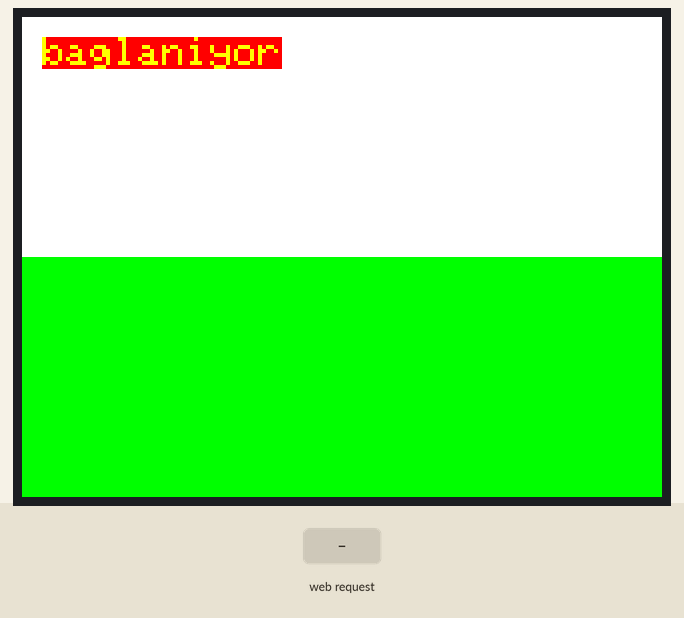
A sketch run on a simulated ESP8266 (Wemos D1 mini). Parts: 320×240 colour display. Inputs (shaded band) come from the test bench. WiFi joins after 1.5 s; servers stay silent unless stated; storage starts empty; what the sketch prints to the serial monitor is not drawn.

Above: at 0.3 s.
At 4.4 s:
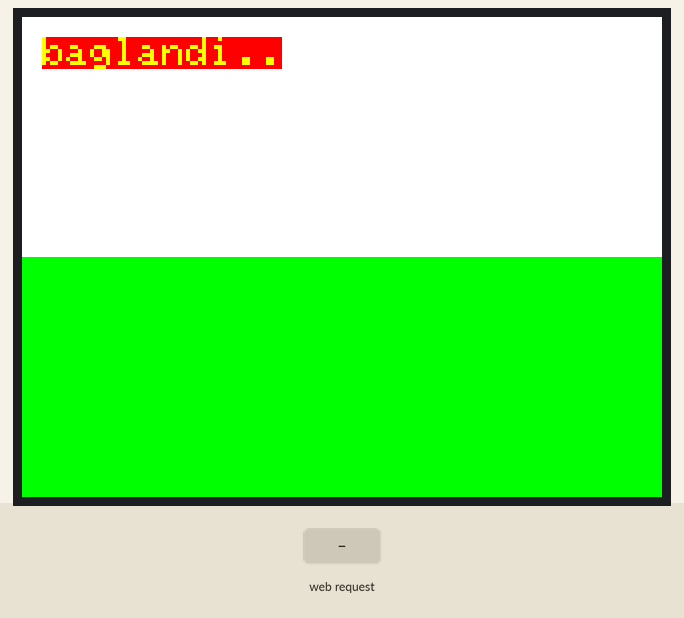
4.5 s: HTTP request GET /jsData.html received
At 5.5 s:
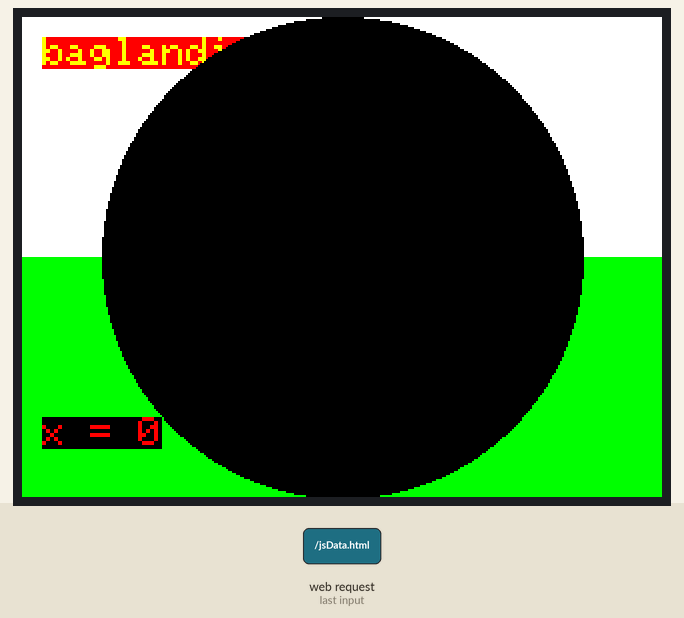
Timing chart, 0 to 7.5 s (numbered marks = the images above; inputs shaded):
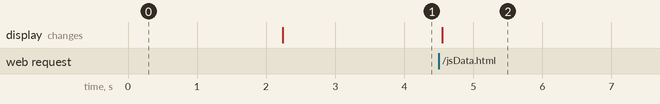

The sketch:

2019-12-07-0153_virtualjositic_ve_tft_lcd.ino
```cpp
#include <SPI.h>
#include <Adafruit_GFX.h>
#include <Adafruit_ILI9341.h>
#include <ESP8266WiFi.h>
#include <WiFiClient.h>
#include <ESP8266HTTPClient.h>
#include <ESP8266WebServer.h>
#include <FS.h>
#include <TimeLib.h>


#define TFT_CS D0  //for D1 mini or TFT I2C Connector Shield (V1.1.0 or later)
#define TFT_DC D8  //for D1 mini or TFT I2C Connector Shield (V1.1.0 or later)
#define TFT_RST -1 //for D1 mini or TFT I2C Connector Shield (V1.1.0 or later)
#define TS_CS D3   //for D1 mini or TFT I2C Connector Shield (V1.1.0 or later)

Adafruit_ILI9341 tft = Adafruit_ILI9341(TFT_CS, TFT_DC, TFT_RST);
////////////////////////////////////////
const char* ssid = "Kablonet Netmaster-DAEB-G";
const char* password = "c6f6b680";
///////////////////////////////////////77
int x=0;
int y=0;

ESP8266WebServer server (80);
void handleJSData(){
  boolean yDir;
  x = server.arg(0).toInt() * 10;
  y = server.arg(1).toInt() * 10;
  Serial.print("x =>");Serial.println(x);
  Serial.print("y =>");Serial.println(y);

server.send(200, "text/plain","deneme1");
 tft.fillCircle(160,120,120,x*10-y*10);
 tft.setTextColor(ILI9341_RED, x*10);
 tft.setCursor(10,200);tft.print("x = ");tft.print(x);

}

void setup()
{
  Serial.begin(115200);

  tft.begin();
  tft.setRotation(1);
  tft.setTextColor(ILI9341_YELLOW, ILI9341_RED); tft.setTextSize(2);
  tft.fillRect(0,0, 320,120, ILI9341_WHITE);
  tft.fillRect(0,120,320,240, ILI9341_GREEN);
WiFi.mode(WIFI_STA);
WiFi.begin(ssid, password);
while (WiFi.status() != WL_CONNECTED) {
Serial.print("Connecting..");
tft.setCursor(10, 10);tft.print("baglaniyor");
delay(1000);
}
tft.setCursor(10, 10);tft.println("baglandi..");
delay(1000);
Serial.println("IP address: ");
Serial.println(WiFi.localIP());
  if (!SPIFFS.begin()){
    Serial.println("SPIFFS Mount failed");
  }
  else {
    Serial.println("SPIFFS Mount succesfull");
  }
 ////////////////////////////////////////////////////////
 File file6 = SPIFFS.open("/joystick.html", "r");///deneme
  if(file6){
    Serial.println("joystick.html acildi");
  }
   File file7 = SPIFFS.open("/virtualjoystick.js", "r");///deneme
  if(file7){
    Serial.println("virtualjoystick.js acildi");
  }

  server.serveStatic("/", SPIFFS, "/joystick.html");
  server.serveStatic("/virtualjoystick.js", SPIFFS, "/virtualjoystick.js");
  //call handleJSData function when this URL is accessed by the js in the html file
  server.begin();
  server.on("/jsData.html", handleJSData);

}

void loop(void)
{
 server.handleClient();


}
```

Measured:
- after the input at 4.5 s, the display: changes after 0.05 s (image 2)
